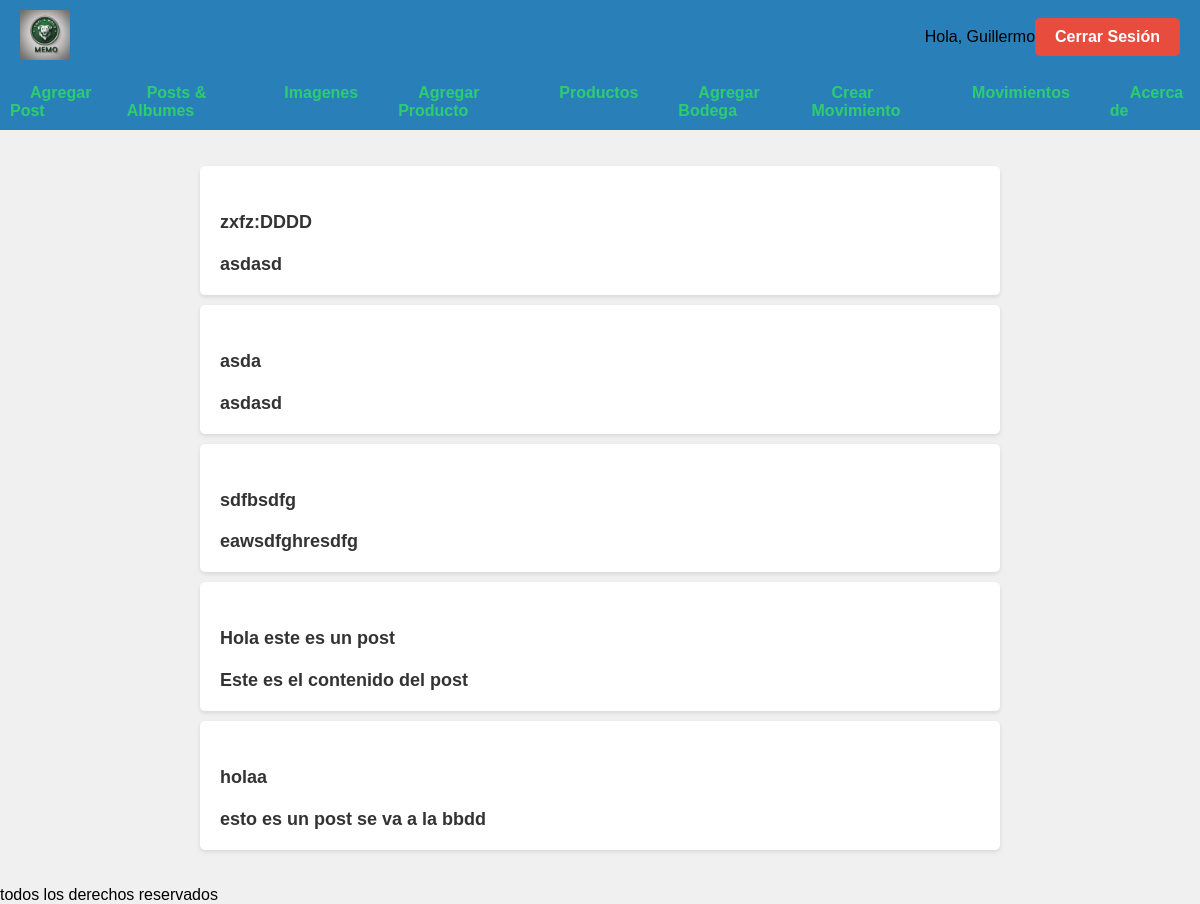
/albumes/ (signed in), run on an earlier commit of the app's database.
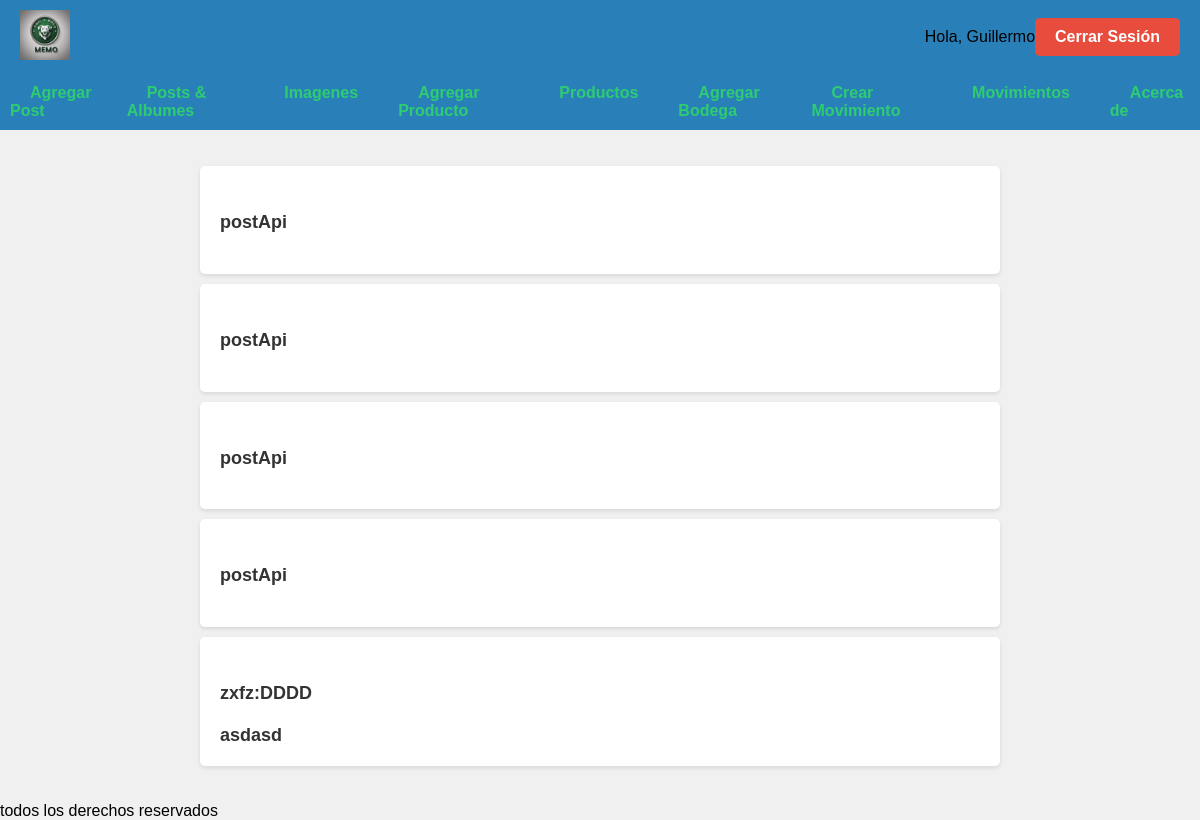
And on a later commit of the database.
### albumes/models.py (models this page shows, shortened)
class BlogPost(models.Model):
    title = models.CharField(max_length=200)
    content = models.TextField()
    published_date = models.DateTimeField(auto_now_add=True)
    pets_related = models.ManyToManyField(Pet, blank=True)

### albumes/views.py (the view)
# urls.py: path("", views.index_albumes, name="index_albumes"), ##Aca muestro los POST por DJANGO
def index_albumes(request):
    user_greeting = is_user_auth_for_greeting(request)  # Variable para almacenar el saludo del usuario
    latest_post_list = None
    if user_greeting:
        latest_post_list = BlogPost.objects.order_by("-published_date")[:5]
    template = loader.get_template("albumes/index.html")
    context = {
        "latest_post_list": latest_post_list,
        "user_greeting": user_greeting, #Si user greeting is none desde front obligamos a generar la vista de los botones
    }
    return HttpResponse(template.render(context, request))

### albumes/views.py (called while the page is built)
def is_user_auth_for_greeting(request):
    if request.user.is_authenticated:
        user_greeting = f"Hola, {request.user.username}"
        return user_greeting
    return None

### albumes/templates/albumes/index.html (shortened to what this page needs)
{% extends 'albumes/base.html' %}
{% block content %}
<!DOCTYPE html>
<html lang="es">
<head>
</head>
<body>
    {% if user_greeting%}
    <div class="container">
        {% if latest_post_list %}
            <ul>
            {% for post in latest_post_list %}
                <li class="blog-entry">
                    <h2><a href="{% url 'blog:detail' post.id %}">{{ post.title }}</a></h2>
                    <a href="{% url 'blog:detail' post.id %}">{{ post.content }}</a>
                </li>
            {% endfor %}
            </ul>
        {% else %}
            <p class="no-entries">No albumes are available.</p>
        {% endif %}
    </div>
    {% else %}
    <div class="container">
        <h2>User Not Autenticated</h2>
    </div>
    {% endif %}
</body>
</html>
{% endblock %}

### albumes/templates/albumes/base.html (shortened to what this page needs)
{% load static %}
<!DOCTYPE html>
<html lang="es">
<head>
</head>
<body>
    <div class="header">
        <div class="logo">
            <img src="{% static 'green_memo.png' %}" alt="Mi Logo">
        </div>
        <div class="header_login">
            {% if user_greeting %}
                <p>{{ user_greeting }}</p>
                <a href="/albumes/logout" class="logout-button">Cerrar Sesión</a>
            {% else %}
                <a href="/albumes/login" class="login-button">Iniciar Sesión</a>
                <a href="/albumes/register" class="login-button">Registrarse</a>
            {% endif %}
        </div>
    </div>
    <nav>
        {% if user_greeting %}
        <div class="navegation">
            <ul>
                <li>
                    <a href="/albumes/crear_post">Agregar Post</a>
                </li>
                <li>
                    <a href="/albumes">Posts & Albumes</a>
                </li>
                <li>
                    <a href="/albumes/imagenes">Imagenes</a>
                </li>
                <li>
                    <a href="/albumes/crear_producto">Agregar Producto</a>
                </li>
                <li>
                    <a href="/albumes/productos">Productos</a>
                </li>
                <li>
                    <a href="/albumes/crear_bodega">Agregar Bodega</a>
                </li>
                <li>
                    <a href="/albumes/crear_movimiento">Crear Movimiento</a>
                </li>
                <li>
                    <a href="/albumes/movimientos">Movimientos</a>
                </li>
                <li>
                    <a href="/albumes/about">Acerca de</a>
                </li>
            </ul>
        </div>
        {% endif %}
    </nav>
{% block content %}
{% endblock %}
<footer>
    todos los derechos reservados
</footer>
</body>
</html>

### albumes/templates/albumes/base.html (style rules this page uses)
body { background-image: url('https://media.istockphoto.com/id/1197037573/vector/pet-store-illustration.jpg?s=612x612&w=0&k=20&c=YS-q7g1H_t21ZtAsnD3LU29jyiyTaasKOVfdYCoUdKg='); background-size: cover; background-repeat: no-repeat; background-attachment: fixed; margin: 0; padding: 0; }
.header { background-color: #2980b9; display: flex; justify-content: space-between; align-items: center; padding: 10px 20px; }
.logo img { max-height: 50px; }
.header_login { display: flex; align-items: center; }
nav { background-color: #2980b9; }
.navegation ul { list-style: none; padding: 0; margin: 0; display: flex; justify-content: center; }
.navegation li { margin: 10px; }
.navegation a { text-decoration: none; color: #2ecc71; font-weight: bold; padding: 10px 20px; border-radius: 5px; transition: background-color 0.3s ease; }
.logout-button { background-color: #e74c3c; color: #ffffff; border: none; border-radius: 5px; padding: 10px 20px; font-weight: bold; text-decoration: none; transition: background-color 0.3s ease; }

### albumes/templates/albumes/index.html (style rules this page uses)
body { background-color: #f0f0f0; font-family: Arial, sans-serif; margin: 0; padding: 0; }
.container { max-width: 800px; margin: 0 auto; padding: 20px; }
ul { list-style: none; padding: 0; }
.blog-entry { background-color: #fff; margin: 10px 0; padding: 20px; border-radius: 5px; box-shadow: 0 2px 4px rgba(0, 0, 0, 0.1); }
.blog-entry a { text-decoration: none; color: #333; font-weight: bold; font-size: 18px; }

What changed in the data, as far as the page shows it:
no longer on this page (row unchanged): BlogPost: title "asda", content "asdasd"
no longer on this page (row unchanged): BlogPost: title "sdfbsdfg", content "eawsdfghresdfg"
no longer on this page (row unchanged): BlogPost: title "Hola este es un post", content "Este es el contenido del post"
no longer on this page (row unchanged): BlogPost: title "holaa", content "esto es un post se va a la bbdd"
added BlogPost: title "postApi"
added BlogPost: title "postApi"
added BlogPost: title "postApi"
added BlogPost: title "postApi"
